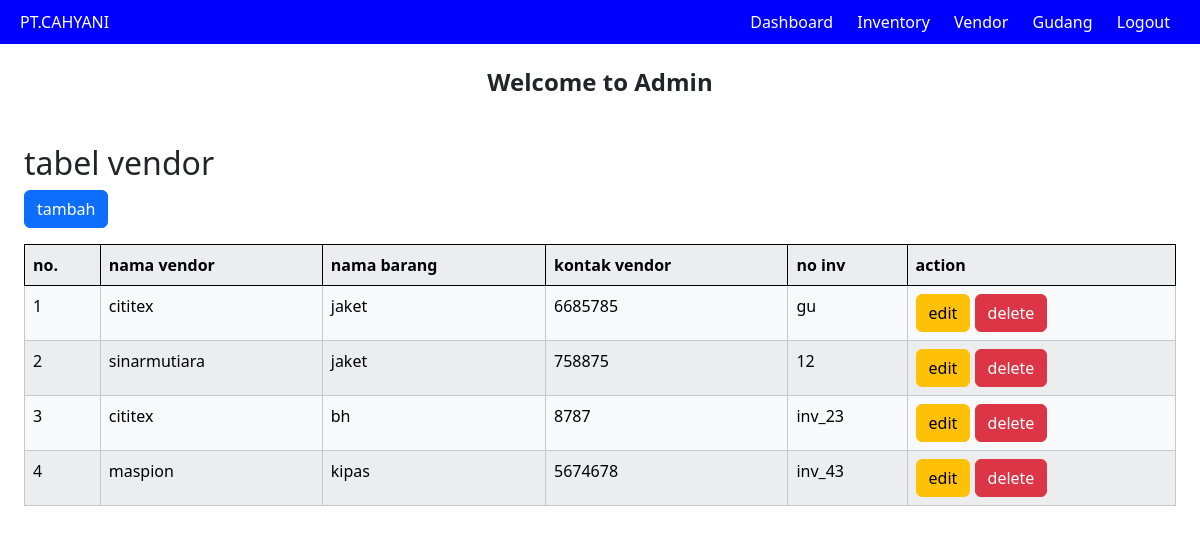
/views/vendor.php (signed in), run on the app's committed database.
### tables this page shows
CREATE TABLE `vendor` (
  `id_vendor` int(11) NOT NULL,
  `nama_vendor` varchar(255) NOT NULL,
  `nama_barang` varchar(255) NOT NULL,
  `kontak_vendor` int(50) NOT NULL,
  `no_inv` varchar(255) NOT NULL
);

### include/function.php (called while the page is built, shortened)
<?php
include 'koneksi.php';
function getVendorALL() {
    global $conn;
    $query = "SELECT * FROM vendor";
    $stmt = $conn->prepare($query);
    $stmt->execute();
    $result = $stmt->get_result();
    return $result->fetch_all(MYSQLI_ASSOC);
}
?>

### views/vendor.php (the view, shortened to what this page needs)
<?php
include '../include/function.php';
include '../part/header.php';
$vendors = getVendorAll();
?>
<main>
    <div class=" me-auto ms-auto d-block p-4   ">
        <h2>tabel vendor</h2>
        <a href="addven.php" class="btn btn-primary mb-3"> tambah</a>
        <table class="table table-bordered table-light table-striped">
            <tr class="border-black">
                <th>no.</th>
                <th>nama vendor</th>
                <th>nama barang</th>
                <th>kontak vendor</th>
                <th>no inv</th>
                <th>action </th>
            </tr>
            <?php $no = 1;
                foreach($vendors as $ven): ?>
                    <tr>
                <td><?= $no++ ?></td>
                <td><?= $ven['nama_vendor'] ?></td>
                <td><?= $ven['nama_barang'] ?></td>
                <td><?= $ven['kontak_vendor'] ?></td>
                <td><?= $ven['no_inv'] ?></td>
                <td>
                    <a class="btn btn-warning" href="editVendor.php?updateVen=<?= $ven['id_vendor'] ?>">edit</a>
                    <a class="btn btn-danger" href="vendor.php?deleteVen=<?= $ven['id_vendor'] ?>">delete</a>
                </td>
            </tr>
                <?php endforeach; ?>
        </table>
    </div>
</main>
<?php include '../part/footer.php'?>

### data on the page
vendor: nama_vendor "cititex", nama_barang "jaket", kontak_vendor "6685785", no_inv "gu"
vendor: nama_vendor "sinarmutiara", nama_barang "jaket", kontak_vendor "758875", no_inv "12"
vendor: nama_vendor "cititex", nama_barang "bh", kontak_vendor "8787", no_inv "inv_23"
vendor: nama_vendor "maspion", nama_barang "kipas", kontak_vendor "5674678", no_inv "inv_43"
